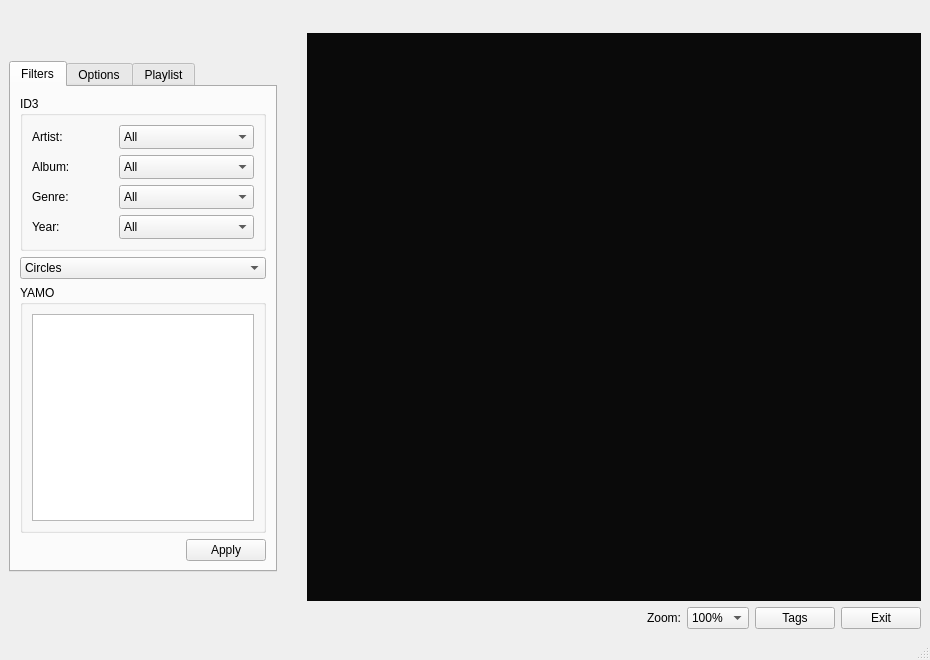
<?xml version="1.0" encoding="UTF-8"?>
<ui version="4.0">
 <author>contato [at] andrecaribe [dot] com [dot] br</author>
 <class>MainWindow</class>
 <widget class="QMainWindow" name="MainWindow">
  <property name="geometry">
   <rect>
    <x>0</x>
    <y>0</y>
    <width>930</width>
    <height>660</height>
   </rect>
  </property>
  <property name="windowTitle">
   <string>::YAMO::</string>
  </property>
  <widget class="QWidget" name="centralWidget">
   <layout class="QGridLayout" name="gridLayout_4">
    <item row="0" column="2">
     <widget class="QWidget" name="gradientX" native="true">
      <property name="minimumSize">
       <size>
        <width>614</width>
        <height>18</height>
       </size>
      </property>
      <property name="autoFillBackground">
       <bool>true</bool>
      </property>
     </widget>
    </item>
    <item row="1" column="0">
     <widget class="QTabWidget" name="tabs">
      <property name="sizePolicy">
       <sizepolicy hsizetype="Fixed" vsizetype="Fixed">
        <horstretch>0</horstretch>
        <verstretch>0</verstretch>
       </sizepolicy>
      </property>
      <property name="minimumSize">
       <size>
        <width>251</width>
        <height>511</height>
       </size>
      </property>
      <property name="currentIndex">
       <number>0</number>
      </property>
      <widget class="QWidget" name="tabFilters">
       <attribute name="title">
        <string>Filters</string>
       </attribute>
       <layout class="QGridLayout" name="gridLayout_3">
        <item row="0" column="0">
         <widget class="QGroupBox" name="groupID3Filters">
          <property name="sizePolicy">
           <sizepolicy hsizetype="Expanding" vsizetype="Fixed">
            <horstretch>0</horstretch>
            <verstretch>0</verstretch>
           </sizepolicy>
          </property>
          <property name="title">
           <string>ID3</string>
          </property>
          <layout class="QGridLayout" name="gridLayout">
           <item row="0" column="0">
            <layout class="QHBoxLayout" name="horizontalLayout_4">
             <property name="sizeConstraint">
              <enum>QLayout::SetNoConstraint</enum>
             </property>
             <item>
              <widget class="QLabel" name="label">
               <property name="sizePolicy">
                <sizepolicy hsizetype="Fixed" vsizetype="Fixed">
                 <horstretch>0</horstretch>
                 <verstretch>0</verstretch>
                </sizepolicy>
               </property>
               <property name="text">
                <string>Artist:</string>
               </property>
              </widget>
             </item>
             <item>
              <spacer name="horizontalSpacer">
               <property name="orientation">
                <enum>Qt::Horizontal</enum>
               </property>
               <property name="sizeHint" stdset="0">
                <size>
                 <width>40</width>
                 <height>20</height>
                </size>
               </property>
              </spacer>
             </item>
             <item>
              <widget class="QComboBox" name="cmbArtist">
               <property name="sizePolicy">
                <sizepolicy hsizetype="Fixed" vsizetype="Fixed">
                 <horstretch>0</horstretch>
                 <verstretch>0</verstretch>
                </sizepolicy>
               </property>
               <property name="minimumSize">
                <size>
                 <width>135</width>
                 <height>24</height>
                </size>
               </property>
               <property name="maximumSize">
                <size>
                 <width>135</width>
                 <height>24</height>
                </size>
               </property>
               <item>
                <property name="text">
                 <string>All</string>
                </property>
               </item>
              </widget>
             </item>
            </layout>
           </item>
           <item row="1" column="0">
            <layout class="QHBoxLayout" name="horizontalLayout_3">
             <item>
              <widget class="QLabel" name="label_2">
               <property name="sizePolicy">
                <sizepolicy hsizetype="Fixed" vsizetype="Fixed">
                 <horstretch>0</horstretch>
                 <verstretch>0</verstretch>
                </sizepolicy>
               </property>
               <property name="text">
                <string>Album:</string>
               </property>
              </widget>
             </item>
             <item>
              <spacer name="horizontalSpacer_2">
               <property name="orientation">
                <enum>Qt::Horizontal</enum>
               </property>
               <property name="sizeHint" stdset="0">
                <size>
                 <width>40</width>
                 <height>20</height>
                </size>
               </property>
              </spacer>
             </item>
             <item>
              <widget class="QComboBox" name="cmbAlbum">
               <property name="sizePolicy">
                <sizepolicy hsizetype="Fixed" vsizetype="Fixed">
                 <horstretch>0</horstretch>
                 <verstretch>0</verstretch>
                </sizepolicy>
               </property>
               <property name="minimumSize">
                <size>
                 <width>135</width>
                 <height>24</height>
                </size>
               </property>
               <property name="maximumSize">
                <size>
                 <width>135</width>
                 <height>24</height>
                </size>
               </property>
               <item>
                <property name="text">
                 <string>All</string>
                </property>
               </item>
              </widget>
             </item>
            </layout>
           </item>
           <item row="2" column="0">
            <layout class="QHBoxLayout" name="horizontalLayout_2">
             <item>
              <widget class="QLabel" name="label_3">
               <property name="sizePolicy">
                <sizepolicy hsizetype="Preferred" vsizetype="Fixed">
                 <horstretch>0</horstretch>
                 <verstretch>0</verstretch>
                </sizepolicy>
               </property>
               <property name="text">
                <string>Genre:</string>
               </property>
              </widget>
             </item>
             <item>
              <spacer name="horizontalSpacer_3">
               <property name="orientation">
                <enum>Qt::Horizontal</enum>
               </property>
               <property name="sizeHint" stdset="0">
                <size>
                 <width>40</width>
                 <height>20</height>
                </size>
               </property>
              </spacer>
             </item>
             <item>
              <widget class="QComboBox" name="cmbGenre">
               <property name="sizePolicy">
                <sizepolicy hsizetype="Fixed" vsizetype="Fixed">
                 <horstretch>0</horstretch>
                 <verstretch>0</verstretch>
                </sizepolicy>
               </property>
               <property name="minimumSize">
                <size>
                 <width>135</width>
                 <height>24</height>
                </size>
               </property>
               <property name="maximumSize">
                <size>
                 <width>135</width>
                 <height>24</height>
                </size>
               </property>
               <item>
                <property name="text">
                 <string>All</string>
                </property>
               </item>
              </widget>
             </item>
            </layout>
           </item>
           <item row="3" column="0">
            <layout class="QHBoxLayout" name="horizontalLayout">
             <item>
              <widget class="QLabel" name="label_4">
               <property name="sizePolicy">
                <sizepolicy hsizetype="Fixed" vsizetype="Fixed">
                 <horstretch>0</horstretch>
                 <verstretch>0</verstretch>
                </sizepolicy>
               </property>
               <property name="text">
                <string>Year:</string>
               </property>
              </widget>
             </item>
             <item>
              <spacer name="horizontalSpacer_4">
               <property name="orientation">
                <enum>Qt::Horizontal</enum>
               </property>
               <property name="sizeHint" stdset="0">
                <size>
                 <width>40</width>
                 <height>20</height>
                </size>
               </property>
              </spacer>
             </item>
             <item>
              <widget class="QComboBox" name="cmbYear">
               <property name="sizePolicy">
                <sizepolicy hsizetype="Fixed" vsizetype="Fixed">
                 <horstretch>0</horstretch>
                 <verstretch>0</verstretch>
                </sizepolicy>
               </property>
               <property name="minimumSize">
                <size>
                 <width>135</width>
                 <height>24</height>
                </size>
               </property>
               <property name="maximumSize">
                <size>
                 <width>135</width>
                 <height>24</height>
                </size>
               </property>
               <item>
                <property name="text">
                 <string>All</string>
                </property>
               </item>
              </widget>
             </item>
            </layout>
           </item>
          </layout>
         </widget>
        </item>
        <item row="2" column="0">
         <widget class="QGroupBox" name="groupYAMOFilters">
          <property name="sizePolicy">
           <sizepolicy hsizetype="Expanding" vsizetype="Expanding">
            <horstretch>0</horstretch>
            <verstretch>0</verstretch>
           </sizepolicy>
          </property>
          <property name="title">
           <string>YAMO</string>
          </property>
          <layout class="QGridLayout" name="gridLayout_2">
           <item row="0" column="0">
            <widget class="QGraphicsView" name="tagFiltersList">
             <property name="sceneRect">
              <rectf>
               <x>0.000000000000000</x>
               <y>0.000000000000000</y>
               <width>0.000000000000000</width>
               <height>0.000000000000000</height>
              </rectf>
             </property>
             <property name="alignment">
              <set>Qt::AlignHCenter|Qt::AlignTop</set>
             </property>
            </widget>
           </item>
          </layout>
         </widget>
        </item>
        <item row="3" column="0">
         <layout class="QHBoxLayout" name="horizontalLayout_5">
          <item>
           <spacer name="horizontalSpacer_6">
            <property name="orientation">
             <enum>Qt::Horizontal</enum>
            </property>
            <property name="sizeHint" stdset="0">
             <size>
              <width>40</width>
              <height>20</height>
             </size>
            </property>
           </spacer>
          </item>
          <item>
           <widget class="QPushButton" name="btnApply">
            <property name="sizePolicy">
             <sizepolicy hsizetype="Fixed" vsizetype="Fixed">
              <horstretch>0</horstretch>
              <verstretch>0</verstretch>
             </sizepolicy>
            </property>
            <property name="text">
             <string>Apply</string>
            </property>
           </widget>
          </item>
         </layout>
        </item>
        <item row="1" column="0">
         <widget class="QComboBox" name="cmbMethod">
          <item>
           <property name="text">
            <string>Circles </string>
           </property>
          </item>
          <item>
           <property name="text">
            <string>Simplified PCA</string>
           </property>
          </item>
         </widget>
        </item>
       </layout>
      </widget>
      <widget class="QWidget" name="tabOptions">
       <attribute name="title">
        <string>Options</string>
       </attribute>
       <widget class="QCheckBox" name="chkClearCache">
        <property name="geometry">
         <rect>
          <x>10</x>
          <y>10</y>
          <width>151</width>
          <height>23</height>
         </rect>
        </property>
        <property name="text">
         <string>Delete data on exit</string>
        </property>
        <property name="checked">
         <bool>true</bool>
        </property>
       </widget>
      </widget>
      <widget class="QWidget" name="tabPlaylist">
       <attribute name="title">
        <string>Playlist</string>
       </attribute>
       <widget class="QListWidget" name="lstPlaylist">
        <property name="geometry">
         <rect>
          <x>10</x>
          <y>30</y>
          <width>256</width>
          <height>411</height>
         </rect>
        </property>
       </widget>
       <widget class="QPushButton" name="btnPlay">
        <property name="geometry">
         <rect>
          <x>30</x>
          <y>450</y>
          <width>71</width>
          <height>25</height>
         </rect>
        </property>
        <property name="text">
         <string>Play</string>
        </property>
       </widget>
       <widget class="QPushButton" name="btnPause">
        <property name="geometry">
         <rect>
          <x>100</x>
          <y>450</y>
          <width>71</width>
          <height>25</height>
         </rect>
        </property>
        <property name="text">
         <string>Pause</string>
        </property>
       </widget>
       <widget class="QPushButton" name="btnStop">
        <property name="geometry">
         <rect>
          <x>170</x>
          <y>450</y>
          <width>71</width>
          <height>25</height>
         </rect>
        </property>
        <property name="text">
         <string>Stop</string>
        </property>
       </widget>
      </widget>
     </widget>
    </item>
    <item row="1" column="1">
     <widget class="QWidget" name="gradientY" native="true">
      <property name="minimumSize">
       <size>
        <width>18</width>
        <height>562</height>
       </size>
      </property>
     </widget>
    </item>
    <item row="1" column="2">
     <widget class="QGraphicsView" name="canvasView">
      <property name="minimumSize">
       <size>
        <width>614</width>
        <height>562</height>
       </size>
      </property>
      <property name="cursor" stdset="0">
       <cursorShape>CrossCursor</cursorShape>
      </property>
      <property name="styleSheet">
       <string>background-color: rgb(10, 10, 10);</string>
      </property>
      <property name="verticalScrollBarPolicy">
       <enum>Qt::ScrollBarAlwaysOff</enum>
      </property>
      <property name="horizontalScrollBarPolicy">
       <enum>Qt::ScrollBarAlwaysOff</enum>
      </property>
      <property name="sceneRect">
       <rectf>
        <x>0.000000000000000</x>
        <y>0.000000000000000</y>
        <width>0.000000000000000</width>
        <height>0.000000000000000</height>
       </rectf>
      </property>
      <property name="alignment">
       <set>Qt::AlignCenter</set>
      </property>
      <property name="renderHints">
       <set>QPainter::Antialiasing|QPainter::TextAntialiasing</set>
      </property>
      <property name="transformationAnchor">
       <enum>QGraphicsView::AnchorViewCenter</enum>
      </property>
      <property name="resizeAnchor">
       <enum>QGraphicsView::AnchorViewCenter</enum>
      </property>
      <property name="viewportUpdateMode">
       <enum>QGraphicsView::FullViewportUpdate</enum>
      </property>
      <property name="rubberBandSelectionMode">
       <enum>Qt::IntersectsItemShape</enum>
      </property>
     </widget>
    </item>
    <item row="2" column="0" colspan="3">
     <layout class="QHBoxLayout" name="horizontalLayout_6">
      <item>
       <spacer name="horizontalSpacer_5">
        <property name="orientation">
         <enum>Qt::Horizontal</enum>
        </property>
        <property name="sizeHint" stdset="0">
         <size>
          <width>40</width>
          <height>20</height>
         </size>
        </property>
       </spacer>
      </item>
      <item>
       <widget class="QLabel" name="label_5">
        <property name="text">
         <string>Zoom:</string>
        </property>
       </widget>
      </item>
      <item>
       <widget class="QComboBox" name="cmbZoom">
        <item>
         <property name="text">
          <string>100%</string>
         </property>
        </item>
        <item>
         <property name="text">
          <string>50%</string>
         </property>
        </item>
        <item>
         <property name="text">
          <string>200%</string>
         </property>
        </item>
       </widget>
      </item>
      <item>
       <widget class="QPushButton" name="btnTags">
        <property name="text">
         <string>Tags</string>
        </property>
       </widget>
      </item>
      <item>
       <widget class="QPushButton" name="btnExit">
        <property name="text">
         <string>Exit</string>
        </property>
       </widget>
      </item>
     </layout>
    </item>
   </layout>
  </widget>
  <widget class="QMenuBar" name="menubar">
   <property name="geometry">
    <rect>
     <x>0</x>
     <y>0</y>
     <width>930</width>
     <height>24</height>
    </rect>
   </property>
  </widget>
  <widget class="QStatusBar" name="statusbar"/>
 </widget>
 <resources/>
 <connections/>
</ui>
